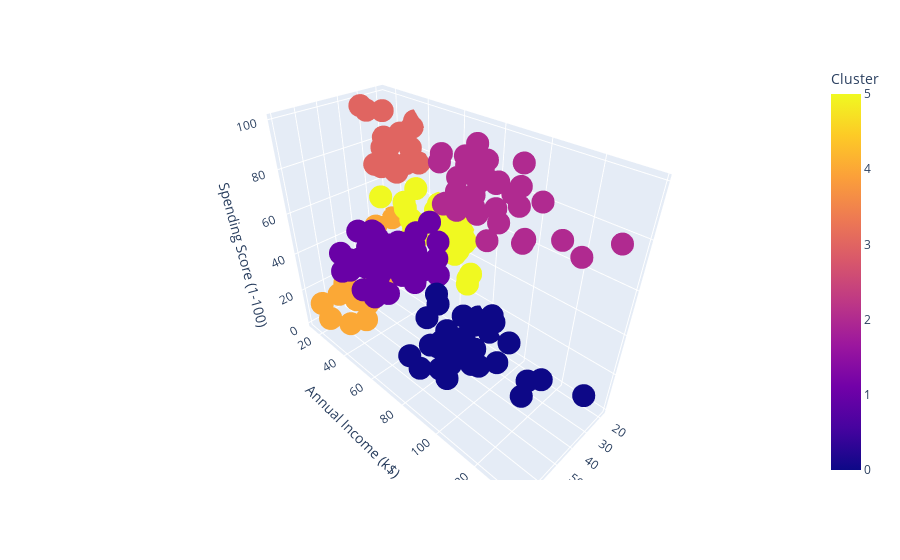

Notebook code for this chart:
### Code cell
px.scatter_3d(data_frame=h_clust_df, color='Cluster', x='Age', y='Annual Income (k$)', z='Spending Score (1-100)')

### Figure 1 — Plotly figure (JSON) as saved in the notebook; plotly's stock layout.template omitted (floating-point values rounded to 4 significant figures; data arrays with more than 128 entries replaced by an {"elided": "..."} marker saying what was removed)
{"data": [{"hovertemplate": "Age=%{x}<br>Annual Income (k$)=%{y}<br>Spending Score (1-100)=%{z}<br>Cluster=%{marker.color}<extra></extra>", "legendgroup": "", "marker": {"color": {"elided": "200 int values"}, "coloraxis": "coloraxis", "symbol": "circle"}, "mode": "markers", "name": "", "scene": "scene", "showlegend": false, "type": "scatter3d", "x": {"elided": "200 int values"}, "y": {"elided": "200 int values"}, "z": {"elided": "200 int values"}}], "layout": {"autosize": true, "coloraxis": {"colorbar": {"title": {"text": "Cluster"}}, "colorscale": [[0, "#0d0887"], [0.1111, "#46039f"], [0.2222, "#7201a8"], [0.3333, "#9c179e"], [0.4444, "#bd3786"], [0.5556, "#d8576b"], [0.6667, "#ed7953"], [0.7778, "#fb9f3a"], [0.8889, "#fdca26"], [1, "#f0f921"]]}, "legend": {"tracegroupgap": 0}, "margin": {"t": 60}, "scene": {"aspectmode": "auto", "aspectratio": {"x": 0.6093, "y": 1.429, "z": 1.148}, "domain": {"x": [0, 1], "y": [0, 1]}, "xaxis": {"title": {"text": "Age"}, "type": "linear"}, "yaxis": {"title": {"text": "Annual Income (k$)"}, "type": "linear"}, "zaxis": {"title": {"text": "Spending Score (1-100)"}, "type": "linear"}}}}
